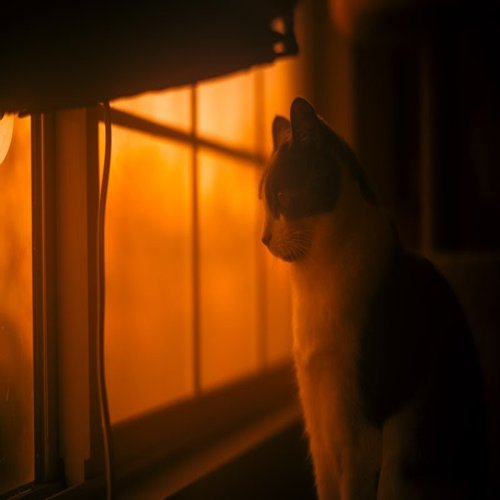
#> input picture images/bladerunner_olive.jpg, 500 x 500 px
$ python -i cmap.py   (imports and definitions only)
#> lines starting #> are read from the running program, lines starting #| are printed output that depends on the picture
"""
Collection of CMap objects
"""

from colorsys import rgb_to_hsv

import matplotlib.colors as mcolors
import matplotlib.pyplot as plt
import numpy as np
import seaborn as sns
from lifelines import KaplanMeierFitter
from PIL import Image
from sklearn.cluster import KMeans


class CMap:
    """
    Base colormap (CMap) class
    """

    def __init__(
        self, image_fname: str, cmap_type: str = "sequential", n_colors: int = 5
    ) -> None:
        """
        Initialize the CMap object with an image, colormap type, and number of colors

        Args:
            image_fname (str): filename to image
            n_colors (int): number of colors to cluster in clustering algorithm. Default to 5

        Returns:
            (None)
        """
        self.image_fname = image_fname
        self.n_colors = n_colors
        self.image = self.load_image()
        self.colors = self.extract_colors()
        self.sequential = self.generate_sequential()
        self.diverging = self.generate_diverging()
        self.cyclic = self.generate_cyclic()
        self.qualitative = self.generate_qualitative_raw()
        self.qualitative_cmap = self.generate_qualitative_cmap()
        self.plotly = self.plotly_cmap()

    def load_image(self) -> Image:
        """
        Load the image, convert to RGB, and compress image.
        Compression primarily helps with clustering later on - large image
            files will still have a delay

        Args:
            (None)
        Returns:
            (Image)
        """
        img = Image.open(self.image_fname).convert("RGB")
#> img is the input picture: PIL image 500x500 RGB; mean R, G, B 88.6, 41.9, 4.3
        img = img.resize((100, 100))
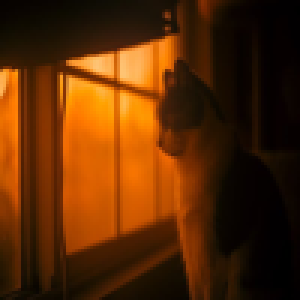
#> img: PIL image 100x100 RGB (shown 3 times larger); mean R, G, B 88.6, 41.9, 4.3
        return img

    def extract_colors(self) -> np.ndarray:
        """
        Extract the `n_colors` dominant colors using KMeans clustering

        Args:
            (None)
        Returns:
            (np.ndarray): array of normalized extracted colors
        """
        image_array = np.array(self.image)
        # reshape image array to 2D (n_pixels, 3) where 3 == RGB channels
        pixels = image_array.reshape((-1, 3))

        # kmeans clustering to find dominant colors
        kmeans = KMeans(n_clusters=self.n_colors, n_init=10)
        kmeans.fit(pixels)

        colors = kmeans.cluster_centers_
        # normalize to [0, 1] range since most plotting libraries use that
        colors = colors / 255.0

        return colors

    def generate_sequential(self) -> mcolors.LinearSegmentedColormap:
        """
        Generates a sequential colormap

        Args:
            (None)
        Returns:
            (mcolors.LinearSegmentedColormap)
        """
        # sort RGB array by sorting on least significant to most significant
        # https://stackoverflow.com/questions/2828059/sorting-arrays-in-numpy-by-column/38194077#38194077
        colors = self.colors[self.colors[:, 2].argsort()]
        colors = colors[colors[:, 1].argsort(kind="mergesort")]
        colors = colors[colors[:, 0].argsort(kind="mergesort")]

        return mcolors.LinearSegmentedColormap.from_list("sequential", colors, N=256)

    def generate_diverging(self) -> mcolors.LinearSegmentedColormap:
        """
        Generates a diverging colormap

        Args:
            (None)
        Returns:
            (mcolors.LinearSegmentedColorMap)
        """
        # find midpoint of colors and split cmap into less or greater than midpoint
        if len(self.colors) >= 2:
            midpoint = len(self.colors) // 2
            diverging_colors = np.vstack(
                (self.colors[0], self.colors[midpoint:], self.colors[-1])
            )
            return mcolors.LinearSegmentedColormap.from_list(
                "diverging", diverging_colors, N=256
            )
        else:
            raise ValueError(
                "Image must contain at least two colors for diverging colormap"
            )

    def generate_cyclic(self) -> mcolors.LinearSegmentedColormap:
        """
        Generates a cyclic colormap

        Args:
            (None)
        Returns:
            (mcolors.LinearSegmentedColormap)
        """
        # repeat the first color at the end
        cyclic_colors = np.vstack((self.colors, self.colors[0]))
        return mcolors.LinearSegmentedColormap.from_list("cyclic", cyclic_colors, N=256)

    def generate_qualitative_raw(self) -> np.ndarray:
        """
        Generates a raw array of colors (self.qualitative) corresponding to qualitative
        colormap.

        Some plotting libraries utilize a raw array of colors as opposed
        to a mcolors object for qualitative colormaps

        Args:
            (None)
        Returns:
            (np.ndarray): a shuffled array of colors spaced within colormap
        """
        np.random.seed(42)  # to keep generated cmap consistent
        colors = self.sequential(np.linspace(0, 1, self.n_colors))
        np.random.shuffle(colors)  # this modifies in line
        return colors

    def generate_qualitative_cmap(self) -> mcolors.ListedColormap:
        """
        Generates a qualitative colormap (self.qualitative_cmap)

        Note - the `generate_qualitative_raw` method is likely preferred
        for certain plotting libraries

        Args:
            (None)
        Returns:
            (mcolors.ListedColormap): a shuffled array of colors spaced within colormap
        """
        return mcolors.ListedColormap(self.colors, name="qualitative")

    def plotly_cmap(self) -> list:
        """
        Converts colors array to a hex sorted list for plotting in `plotly` library

        Args:
            (None)

        Returns:
            list: list containing converted hex colormap
        """

        return convert_rgb_cmap_to_hex(list(self.colors))

    # [148 lines left out: functions display_all_cmaps, display_example_plots, not called in this run]


def convert_rgb_to_hex(rgb: np.array) -> str:
    """
    Converts a len 3 np.array of rgb values to a hex string. Note that
    function rounds any floats, so colors will not be absolutely identical
    between rgb & hex

    rgb values start off normalized between [0, 1]

    https://stackoverflow.com/questions/3380726/converting-an-rgb-color-tuple-to-a-hexidecimal-string

    Args:
        rgb (np.array): rgb values in len 3 np.array
    Returns:
        str: hex value
    """
    rgb = rgb * 255  # unnormalize
    rgb = rgb.astype(int)
    return "#{:02x}{:02x}{:02x}".format(rgb[0], rgb[1], rgb[2])


# [11 lines left out: function sort_rgb_by_hsv, not called in this run]


def convert_rgb_cmap_to_hex(rgb_cmap: list) -> list:
    """
    Converts a list of np.arrays containing an entire colormap of rgb values to a list of hex values

    Args:
        rgb_cmap (list): List of np.arrays, each formatted as a len 3 np.array with rgb values

    Returns:
        list: list containing converted hex colormap

    """
    hex_cmap = []

    # first, sort rgb colors based off hsv
    rgb_cmap_sorted = sorted(rgb_cmap, key=lambda x: rgb_to_hsv(x[0], x[1], x[2]))

    # iterate through sorted cmap - particularly important for plotly since
    # plotly doesn't apply any logic onto colormapss
    for c in rgb_cmap_sorted:
        hex_cmap.append(convert_rgb_to_hex(c))

    return hex_cmap


# [29 lines left out: function compress_image_inplace, not called in this run]

>>> result = CMap('images/bladerunner_olive.jpg').load_image()

$ run again, on images/candles.jpg
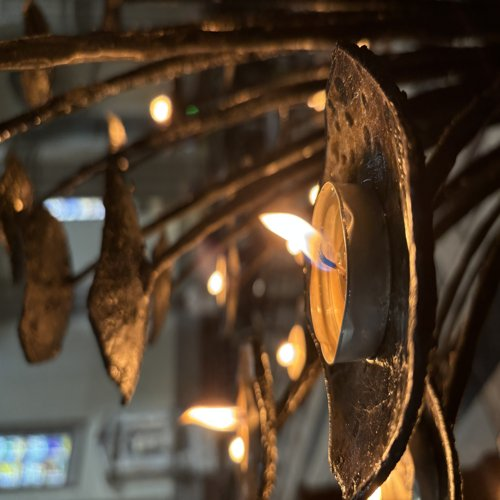
#> input picture images/candles.jpg, 500 x 500 px
#> in load_image, img is the input picture: PIL image 500x500 RGB; mean R, G, B 81.5, 64.2, 47.5
#> in load_image, `img = img.resize((100, 100))`:
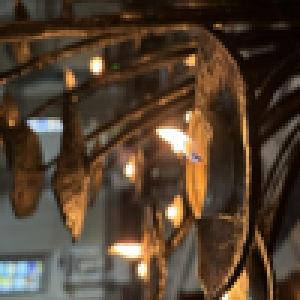
#> img: PIL image 100x100 RGB (shown 3 times larger); mean R, G, B 81.5, 64.1, 47.5

$ run again, on images/dance.jpg
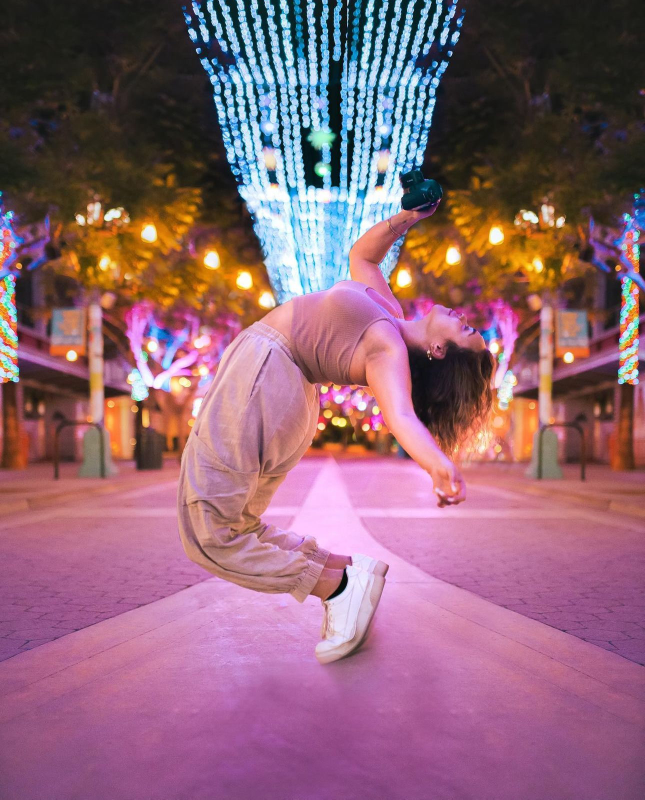
#> input picture images/dance.jpg, 1290 x 1599 px (shown at 1/2 size)
#> in load_image, img is the input picture: PIL image 1290x1599 RGB; mean R, G, B 142.9, 100.3, 117.1
#> in load_image, `img = img.resize((100, 100))`:
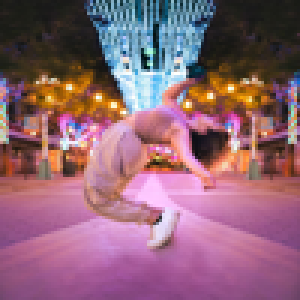
#> img: PIL image 100x100 RGB (shown 3 times larger); mean R, G, B 142.9, 100.3, 117.1
